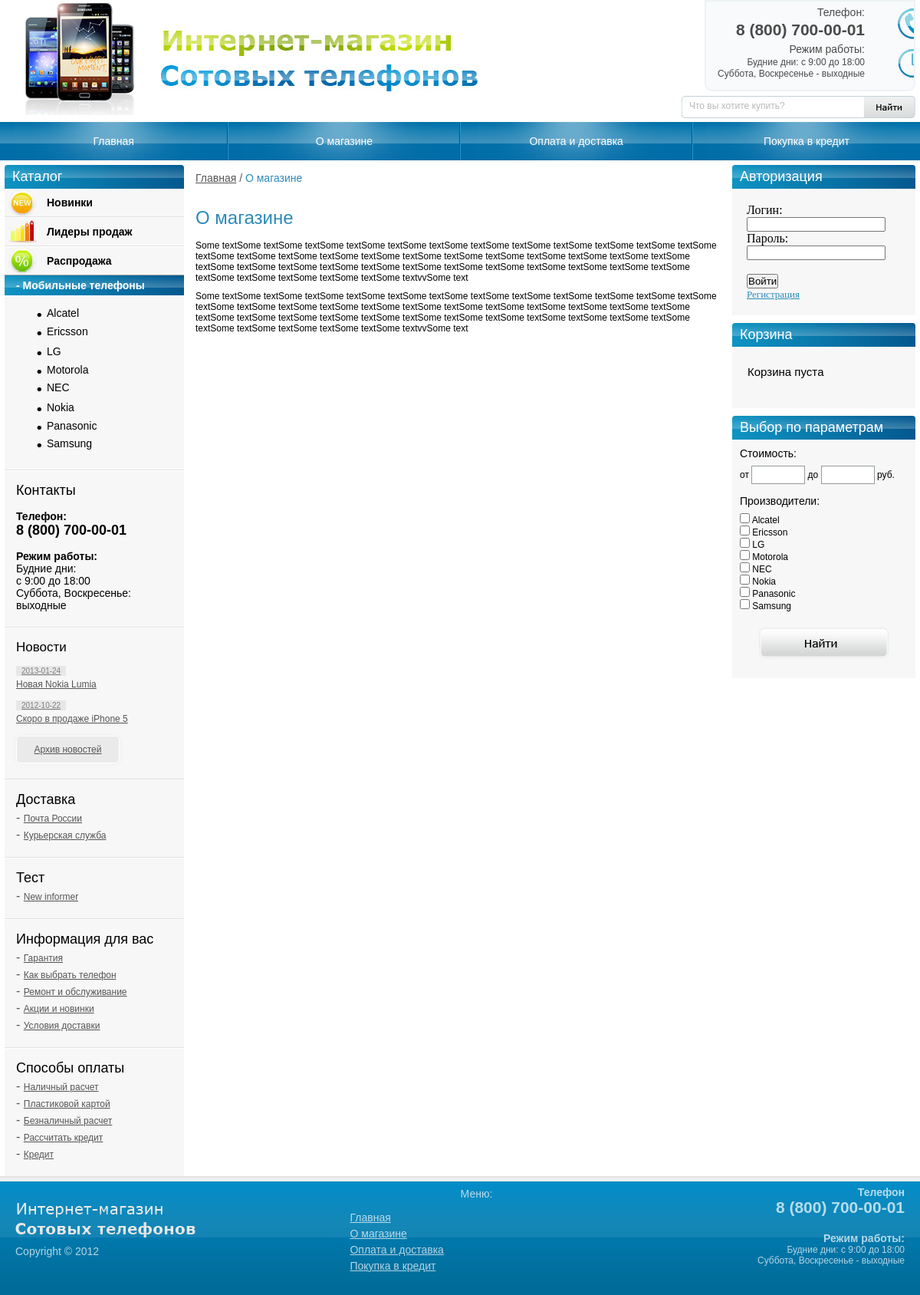
/?view=page&page_id=1, run on the app's committed database.
### tables this page shows
CREATE TABLE IF NOT EXISTS `pages` (
  `page_id` tinyint(3) unsigned NOT NULL AUTO_INCREMENT,
  `title` varchar(255) NOT NULL,
  `keywords` varchar(255) NOT NULL,
  `description` varchar(255) NOT NULL,
  `position` tinyint(3) unsigned NOT NULL DEFAULT '0',
  `text` text NOT NULL,
  PRIMARY KEY (`page_id`)
);

CREATE TABLE IF NOT EXISTS `news` (
  `news_id` int(10) unsigned NOT NULL AUTO_INCREMENT,
  `title` varchar(255) NOT NULL,
  `keywords` varchar(255) NOT NULL,
  `description` varchar(255) NOT NULL,
  `anons` text NOT NULL,
  `text` text NOT NULL,
  `date` date NOT NULL,
  PRIMARY KEY (`news_id`)
);

### controller/controller.php (called while the page is built, shortened)
<?php
$cat = catalog();
$informers = informer();
$pages = pages();
$news = get_title_news();
$view = empty($_GET['view']) ? 'hits' : $_GET['view'];
switch($view){
    case('page'):
        $page_id = abs((int)$_GET['page_id']);
        $get_page = get_page($page_id);
    break;
}
require_once TEMPLATE.'index.php';

### index.php (called while the page is built, shortened)
<?php
require_once CONTROLLER;

### model/model.php (called while the page is built, shortened)
<?php
function catalog(){
    $query = "SELECT * FROM brands ORDER BY parent_id, brand_name";
    $res = mysql_query($query) or die(mysql_query());
    $cat = array();
    while($row = mysql_fetch_assoc($res)){
        if(!$row['parent_id']){
            $cat[$row['brand_id']][] = $row['brand_name'];
        }else{
            $cat[$row['parent_id']]['sub'][$row['brand_id']] = $row['brand_name'];
        }
    }
    return $cat;
}
function pages(){
    $query = "SELECT page_id, title FROM pages ORDER BY position";
    $res = mysql_query($query);
    $pages = array();
    while($row = mysql_fetch_assoc($res)){
        $pages[] = $row;
    }
    return $pages;
}
function get_page($page_id){
    $query = "SELECT title, text FROM pages WHERE page_id = $page_id";
    $res = mysql_query($query);
    $get_page = mysql_fetch_assoc($res);
    return $get_page;
}
function get_title_news(){
    $query = "SELECT news_id, title, date FROM news ORDER BY date DESC LIMIT 2";
    $res = mysql_query($query);
    $news = array();
    while($row = mysql_fetch_assoc($res)){
        $news[] = $row;
    }
    return $news;
}
function informer(){
    $query = "SELECT * FROM links
                INNER JOIN informers ON
                    links.parent_informer = informers.informer_id
                        ORDER BY informer_position, links_position";
    $res = mysql_query($query) or die(mysql_query());
    $informers = array();
    $name = '';
    while($row = mysql_fetch_assoc($res)){
        if($row['informer_name'] != $name){
            $informers[$row['informer_id']][] = $row['informer_name'];
            $name = $row['informer_name'];
        }
        $informers[$row['parent_informer']]['sub'][$row['link_id']] = $row['link_name'];
    }
    return $informers;
}

### views/ishop/inc/leftbar.php (the view, shortened to what this page needs)
<div id="left-bar">
    	<div class="left-bar-cont">
        	<h2><span>Каталог</span></h2>
            <h3 class="nav-new"><a href="?view=new">Новинки</a></h3>
            <h3 class="nav-lider"><a href="?view=hits">Лидеры продаж</a></h3>
            <h3 class="nav-sale"><a href="?view=sale">Распродажа</a></h3>
            <h4><span>- Мобильные телефоны</span></h4>
            	<ul class="nav-catalog" id="accordion">
                    <?php foreach($cat as $key => $item): ?>
                        <?php if(count($item) > 1):  ?>
                        <h3><li><a href="#"><?=$item[0]?></a></li></h3>
                        <?php elseif($item[0]):  ?>
                            <li><a href="?view=cat&amp;category=<?=$key?>"><?=$item[0]?></a></li>
                        <?php endif; ?>
                    <?php endforeach; ?>
                </ul>
			<div class="bar-contact">
            	<h3>Контакты</h3>
                <p><strong>Телефон:</strong><br />
				<span>8 (800) 700-00-01</span></p>
                <p><strong>Режим работы:</strong><br />
				Будние дни: <br />
                с 9:00 до 18:00<br />
				Суббота, Воскресенье:<br />
                выходные</p>
			</div>
            <div class="news">
            	<h3>Новости</h3>
                <?php if($news): ?>
                <?php foreach($news as $item): ?>
                <p>
                	<span><?=$item['date']?></span>
                    <a href="?view=news&amp;news_id=<?=$item['news_id']?>"><?=$item['title']?></a>
                </p>
                <?php endforeach; ?>
                <a href="?view=archive" class="news-arh">Архив новостей</a>
                <?php else: ?>
                    <p>Новостей пока нет.</p>
                <?php endif; ?>
            </div>
            <?php foreach($informers as $informer): ?>
            <div class="info">
                <h3><?=$informer[0]?></h3>
                <?php foreach($informer['sub'] as $key => $sub): ?>
                    <p>- <a href="?view=informer&amp;informer_id=<?=$key?>"><?=$sub?></a></p>
                <?php endforeach; ?>
            </div>
            <?php endforeach; ?>
        </div>
    </div>

### views/ishop/inc/header.php (shortened to what this page needs)
<!DOCTYPE html PUBLIC "-//W3C//DTD XHTML 1.0 Transitional//EN" "http://www.w3.org/TR/xhtml1/DTD/xhtml1-transitional.dtd">
<html xmlns="http://www.w3.org/1999/xhtml">
<head>
<link rel="stylesheet" type="text/css" href="<?=TEMPLATE?>css/style.css" />
<link rel="stylesheet" type="text/css" href="fancybox/jquery.fancybox-1.3.4.css" media="screen" />
</head>
<body>
<div class="main">
	<div class="header">
    	<a href="/"><img class="logo" src="<?=TEMPLATE?>images/logo.jpg" alt="Интернет магазин сотовых телефонов" /></a>
        <img class="slogan" src="<?=TEMPLATE?>images/slogan.jpg" alt="Интернет магазин сотовых телефонов" />
        <div class="head-contact">
        	<p><strong>Телефон:</strong><br />
<span>8 (800) 700-00-01</span></p>
            <p><strong>Режим работы:</strong><br />
Будние дни: с 9:00 до 18:00 <br />
Суббота, Воскресенье - выходные</p>
        </div>
        <form method="get">
        <ul class="search-head">
        	<li><input type="text" name="search" id="quickquery" placeholder="Что вы хотите купить?" />
        	</li>
            <li><input type="image" class="search-btn" src="<?=TEMPLATE?>images/search-btn.jpg" /></li>
        </ul>
        </form>
    </div>
    <ul class="menu">
    	<li><a href="<?=PATH?>">Главная</a></li>
            <?php if($pages): ?>
            <?php foreach($pages as $item): ?>
                <li><a href="?view=page&amp;page_id=<?=$item['page_id']?>"><?=$item['title']?></a></li>
            <?php endforeach; ?>
        <?php endif; ?>
    </ul>

### views/ishop/page.php (shortened to what this page needs)
<div class="kroshka">
	<a href="<?=PATH?>">Главная</a> / <span><?=$get_page['title']?></span>
</div>
<div class="content-txt">
    <?php if($get_page): ?>
        <h1><?=$get_page['title']?></h1>
        <?=$get_page['text']?>
    <?php else: ?>
        <p>Такой страницы нет!</p>
    <?php endif; ?>
</div>

### views/ishop/inc/footer.php (shortened to what this page needs)
<div class="footer">
    	<div class="flogo">
        	<a href="/"><img src="<?=TEMPLATE?>images/footer-logo.png" alt="Интернет магазин сотовых телефонов" /></a>
            <p>Сopyright © 2012</p>
		</div>
        <div class="fphone">
        	<h2>Телефон</h2>
            <h1>8 (800) 700-00-01</h1>
            <h2>Режим работы:</h2>
            <p>Будние дни: с 9:00 до 18:00<br />
            Суббота, Воскресенье - выходные</p>
        </div>
        <div class="fmenu">
        	<p>Меню:</p>
            <ul>
            	    <li><a href="<?=PATH?>">Главная</a></li>
                <?php if($pages): ?>
                <?php foreach($pages as $item): ?>
                    <li><a href="?view=page&amp;page_id=<?=$item['page_id']?>"><?=$item['title']?></a></li>
                <?php endforeach; ?>
                <?php endif; ?>
            </ul>
        </div>
    </div>

### data on the page
pages: title "О магазине", text "Some textSome textSome textSome textSome textSome textSome textSome textSome textSome textSome textSome textSome textSome textSome textSome textSome textSome textSome textSome textSome textSome textSome textSome textSome textSome textSome textSome textSome textSome textSome textSome textSome textSome textSome textSome textSome textSome textSome textSome textSome textSome textvvSome text Some textSome textSome textSome textSome textSome textSome textSome textSome textSome textSome textSome textSome textSome textSome textSome textSome textSome textSome textSome textSome textSome textSome textSome textSome textSome textSome textSome textSome textSome textSome textSome textSome textSome…"
pages: title "Оплата и доставка"
pages: title "Покупка в кредит"
news: date "2013-01-24", title "Новая Nokia Lumia"
news: date "2012-10-22", title "Скоро в продаже iPhone 5"

### other printed values
$item[0] "Alcatel"
$item[0] "Ericsson"
$item[0] "LG"
$item[0] "Motorola"
$item[0] "NEC"
$item[0] "Nokia"
$item[0] "Panasonic"
$item[0] "Samsung"
$informer[0] "Доставка"
$sub "Почта России"
$sub "Курьерская служба"
$informer[0] "Тест"
$sub "New informer"
$informer[0] "Информация для вас"
$sub "Гарантия"
